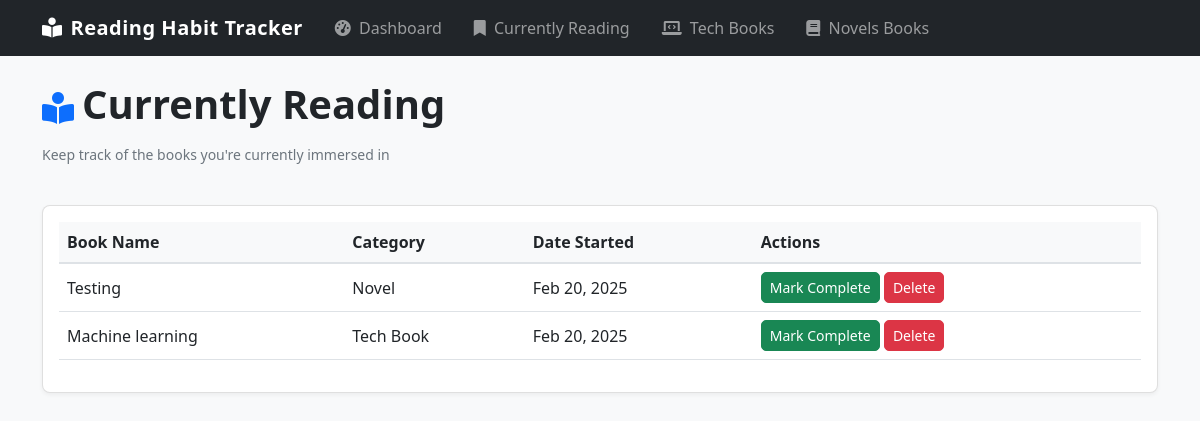
Before: /current/ with the older database file.
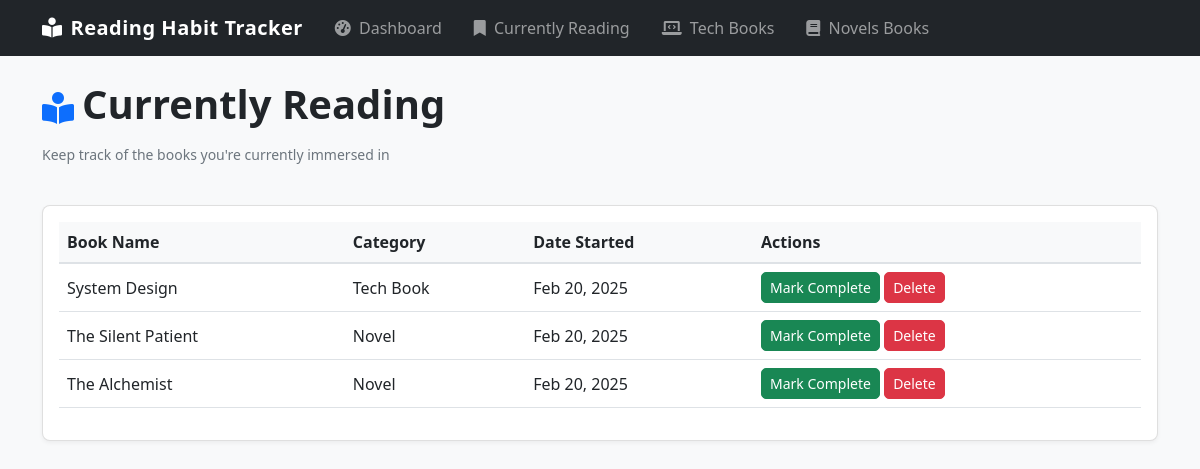
After: the same page with the newer database file.
### tracker_app/models.py (models this page shows, shortened)
class Book(models.Model):
    CATEGORY_CHOICES = [
        ('TECH', 'Tech Book'),
        ('NOVEL', 'Novel'),
    ]
    STATUS_CHOICES = [
        ('READING', 'Reading'),
        ('DONE', 'Done'),
        ('NOT_STARTED', 'Not Started'),
    ]
    name = models.CharField(max_length=200)
    category = models.CharField(max_length=5, choices=CATEGORY_CHOICES)
    date_added = models.DateField(auto_now_add=True)
    status = models.CharField(max_length=11, choices=STATUS_CHOICES, default='NOT_STARTED')

### tracker_app/views.py (the view)
# urls.py: path('current/', views.current_books, name='current_books'),
def current_books(request):
    books = Book.objects.filter(status='READING').order_by('-date_added')
    return render(request, 'current_books.html', {'books': books})

### templates/current_books.html (shortened to what this page needs)
{% extends 'base.html' %}
{% block content %}
<div class="row mb-4">
    <div class="col">
        <div class="d-flex align-items-center mb-2">
            <i class="fas fa-book-reader fa-2x text-primary me-2"></i>
            <h1 class="fw-bold">Currently Reading</h1>
        </div>
        <p class="text-muted">Keep track of the books you're currently immersed in</p>
    </div>
</div>
<div class="row">
    <div class="col">
        <div class="card">
            <div class="card-body">
                <div class="table-responsive">
                    <table class="table">
                        <thead>
                            <tr>
                                <th>Book Name</th>
                                <th>Category</th>
                                <th>Date Started</th>
                                <th>Actions</th>
                            </tr>
                        </thead>
                        <tbody>
                            {% for book in books %}
                            <tr>
                                <td>{{ book.name }}</td>
                                <td>{{ book.get_category_display }}</td>
                                <td>{{ book.date_added|date:"M d, Y" }}</td>
                                <td>
                                    <form method="post" action="{% url 'update_book_status' book.id %}" style="display: inline;">
                                        <button type="submit" class="btn btn-sm btn-success">Mark Complete</button>
                                    </form>
                                    <form method="post" action="{% url 'delete_book' book.id %}" style="display: inline;">
                                        <button type="submit" class="btn btn-sm btn-danger" onclick="return confirm('Are you sure you want to delete this book?');">Delete</button>
                                    </form>
                                </td>
                            </tr>
                            {% empty %}
                            <tr>
                                <td colspan="4" class="text-center">No books currently being read.</td>
                            </tr>
                            {% endfor %}
                        </tbody>
                    </table>
                </div>
            </div>
        </div>
    </div>
</div>
{% endblock %}

Changed rows visible on the page:
removed Book: name "Testing", category "Novel", date_added "Feb 20, 2025"
removed Book: name "Machine learning", category "Tech Book", date_added "Feb 20, 2025"
added Book: name "System Design", category "Tech Book", date_added "Feb 20, 2025"
added Book: name "The Silent Patient", category "Novel", date_added "Feb 20, 2025"
added Book: name "The Alchemist", category "Novel", date_added "Feb 20, 2025"
